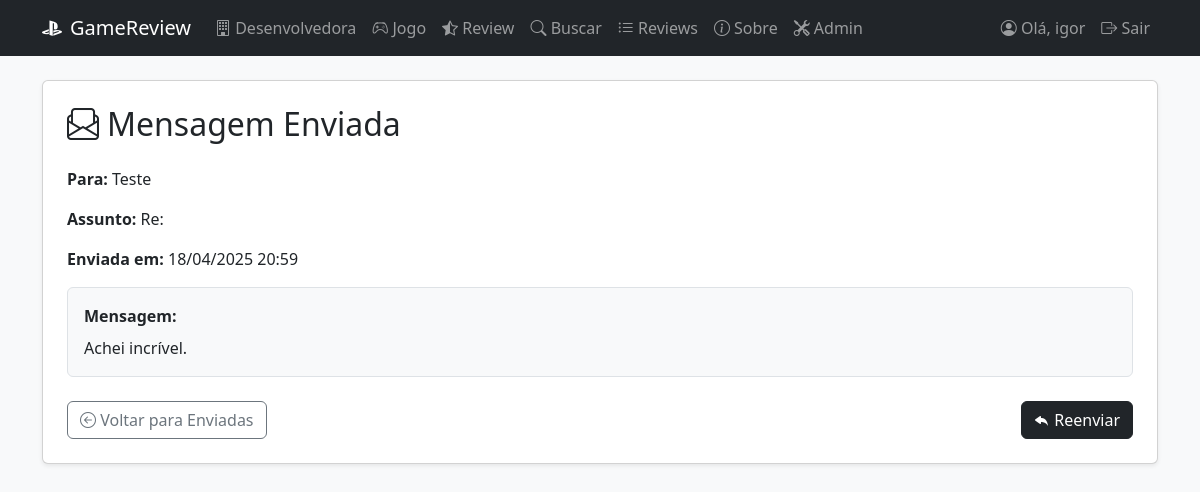
/mensagens/enviadas/7/ (signed in), run on the app's committed database.
### GameApp/models.py (models this page shows, shortened)
class Mensagem(models.Model):
    remetente = models.ForeignKey(User, related_name='mensagens_enviadas', on_delete=models.CASCADE)
    destinatario = models.ForeignKey(User, related_name='mensagens_recebidas', on_delete=models.CASCADE)
    assunto = models.CharField(max_length=100)
    corpo = models.TextField()
    data_envio = models.DateTimeField(auto_now_add=True)
    lida = models.BooleanField(default=False)

### GameApp/views.py (the view)
# urls.py: path('mensagens/enviadas/<int:pk>/', MensagemEnviadaDetailView.as_view(), name='mensagem_enviada_detail'),
class MensagemEnviadaDetailView(LoginRequiredMixin, DetailView):
    model = Mensagem
    template_name = 'mensagens/mensagem_enviada_detail.html'
    context_object_name = 'mensagem'
    def get_object(self, queryset=None):
        obj = super().get_object(queryset)
        if obj.remetente != self.request.user:
            raise PermissionDenied("Você não tem permissão para visualizar esta mensagem.")
        return obj

### GameApp/templates/mensagens/mensagem_enviada_detail.html (shortened to what this page needs)
{% extends 'base.html' %}
{% block content %}
<div class="card shadow-sm p-4">
    <h2 class="mb-4 d-flex align-items-center gap-2">
        <i class="bi bi-envelope-paper"></i> Mensagem Enviada
    </h2>
    <div class="mb-3">
        <strong>Para:</strong> {{ mensagem.destinatario.username }}
    </div>
    <div class="mb-3">
        <strong>Assunto:</strong> {{ mensagem.assunto }}
    </div>
    <div class="mb-3">
        <strong>Enviada em:</strong> {{ mensagem.data_envio|date:"d/m/Y H:i" }}
    </div>
    <div class="mb-4 border rounded p-3 bg-light">
        <strong>Mensagem:</strong>
        <p class="mt-2 mb-0">{{ mensagem.corpo }}</p>
    </div>
    <div class="d-flex justify-content-between">
        <a href="{% url 'caixa_saida' %}" class="btn btn-outline-secondary">
            <i class="bi bi-arrow-left-circle"></i> Voltar para Enviadas
        </a>
        <a href="{% url 'responder_mensagem' mensagem.destinatario.pk %}" class="btn btn-dark">
            <i class="bi bi-reply-fill"></i> Reenviar
        </a>
    </div>
</div>
{% endblock %}

### GameApp/templates/base.html (shortened to what this page needs)
{% load static %}
<!DOCTYPE html>
<html lang="pt-br">
<head>
    <link href="https://cdn.jsdelivr.net/npm/bootstrap@5.3.3/dist/css/bootstrap.min.css" rel="stylesheet">
    <link rel="stylesheet" href="https://cdn.jsdelivr.net/npm/bootstrap-icons@1.10.5/font/bootstrap-icons.css">
</head>
<body class="bg-light">
    <nav class="navbar navbar-expand-lg navbar-dark bg-dark mb-4">
        <div class="container">
            <a class="navbar-brand d-flex align-items-center gap-2" href="{% url 'index' %}">
                <i class="bi bi-playstation"></i> GameReview
            </a>
            <div class="collapse navbar-collapse" id="navbarNav">
                <ul class="navbar-nav me-auto">
                    <li class="nav-item">
                        <a class="nav-link" href="{% url 'adicionar_desenvolvedora' %}">
                            <i class="bi bi-building"></i> Desenvolvedora
                        </a>
                    </li>
                    <li class="nav-item">
                        <a class="nav-link" href="{% url 'adicionar_jogo' %}">
                            <i class="bi bi-controller"></i> Jogo
                        </a>
                    </li>
                    <li class="nav-item">
                        <a class="nav-link" href="{% url 'adicionar_review' %}">
                            <i class="bi bi-star-half"></i> Review
                        </a>
                    </li>
                    <li class="nav-item">
                        <a class="nav-link" href="{% url 'buscar_jogo' %}">
                            <i class="bi bi-search"></i> Buscar
                        </a>
                    </li>
                    <li class="nav-item">
                        <a class="nav-link" href="{% url 'listar_reviews' %}">
                            <i class="bi bi-list-ul"></i> Reviews
                        </a>
                    </li>
                    <li class="nav-item">
                        <a class="nav-link" href="{% url 'about' %}">
                            <i class="bi bi-info-circle"></i> Sobre
                        </a>
                    </li>
                    {% if user.is_authenticated and user.is_superuser %}
                    <li class="nav-item">
                        <a class="nav-link" href="/admin/">
                            <i class="bi bi-tools"></i> Admin
                        </a>
                    </li>
                    {% endif %}
                </ul>
                <ul class="navbar-nav ms-auto">
                    {% if user.is_authenticated %}
                    <li class="nav-item">
                        <a class="nav-link" href="{% url 'profile' %}">
                            <i class="bi bi-person-circle"></i> Olá, {{ user.username }}
                        </a>
                    </li>
                    <li class="nav-item">
                        <a class="nav-link" href="{% url 'logout' %}">
                            <i class="bi bi-box-arrow-right"></i> Sair
                        </a>
                    </li>
                    {% endif %}
                </ul>
            </div>
        </div>
    </nav>
    <main class="container">
        {% block content %}{% endblock %}
    </main>
</body>
</html>

### data on the page
Mensagem: destinatario.username "Teste", assunto "Re:", data_envio "18/04/2025 20:59", corpo "Achei incrível."

### other printed values
{{ user.username }} "igor"
